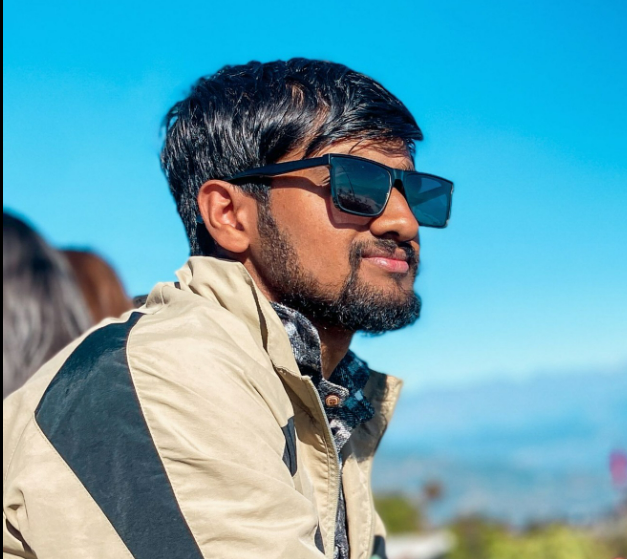
#> input picture Lab01/bg.png, 627 x 559 px
$ jupyter execute task.ipynb
#> lines starting #> are read from the running program, lines starting #| are printed output that depends on the picture
[cell 1]
import cv2
import numpy as np
from matplotlib import pyplot as plt
img = cv2.imread('bg.png',0)
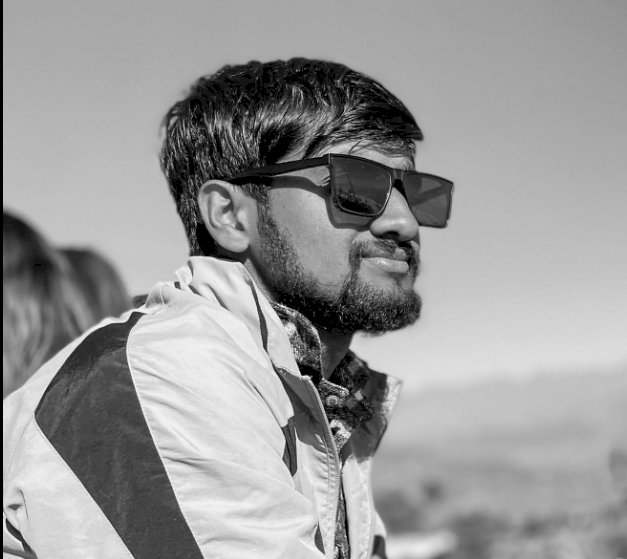
#> img: shape (559, 627); min 0, max 242, mean 153.5
plt.subplot(121),plt.imshow(img)
plt.title('Original Image'), plt.xticks([]), plt.yticks([])
plt.subplot(122),plt.imshow(img,cmap = 'gray')
plt.title('Gray Image'), plt.xticks([]), plt.yticks([])
plt.show()
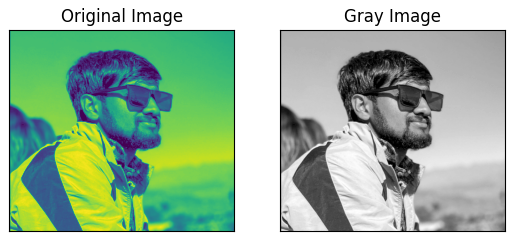
#> figure drawn by matplotlib, 2 panels

[cell 2]
import cv2
from matplotlib import pyplot as plt
from numpy import asarray

image = cv2.imread("bg.png")
#> image is the input picture: shape (559, 627, 3); mean B, G, R 175.4, 161.1, 102.2

plt.imshow(image)
plt.show()

data = asarray(image)
print(data)
#> (printed output is left out)

[cell 3]
import imutils
from matplotlib import pyplot as plt

plt.imshow(cv2.cvtColor(image, cv2.COLOR_BGR2RGB))
plt.title('Original Image')
plt.show()

R1 = imutils.rotate(image, 90)
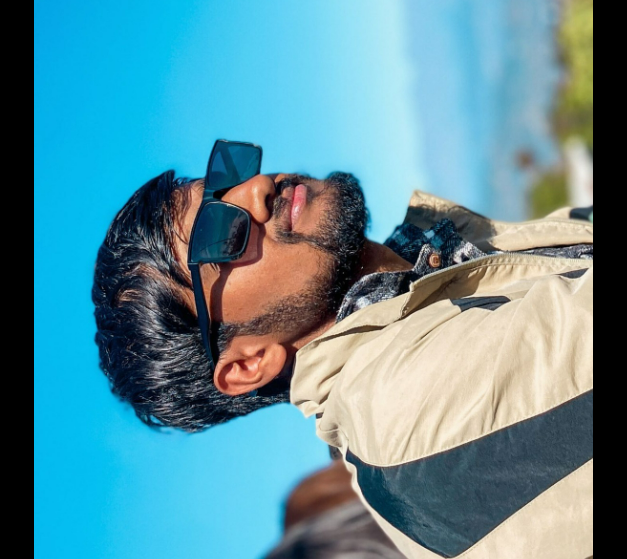
#> R1: shape (559, 627, 3); mean B, G, R 154.6, 142.6, 91.9
plt.imshow(cv2.cvtColor(R1, cv2.COLOR_BGR2RGB))
plt.title('Rotated Image (90 degrees)')
plt.show()

[cell 4]
from matplotlib import pyplot as plt

plt.imshow(cv2.cvtColor(image, cv2.COLOR_BGR2RGB))
plt.title('Original Image')
plt.show()

R, G, B = cv2.split(image)
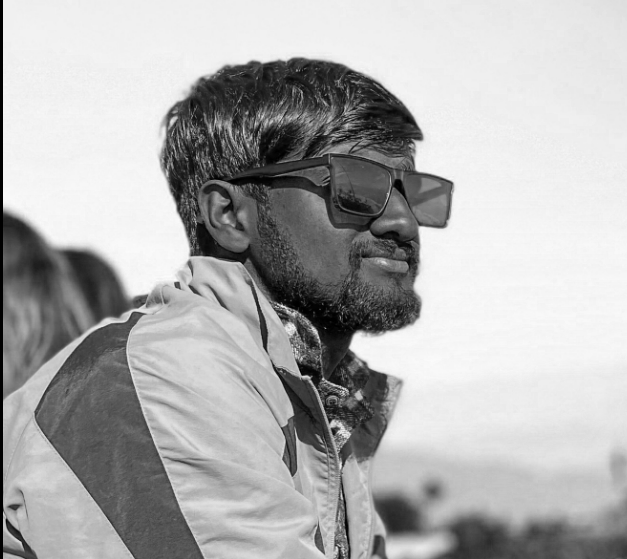
#> R: shape (559, 627); min 0, max 251, mean 175.4
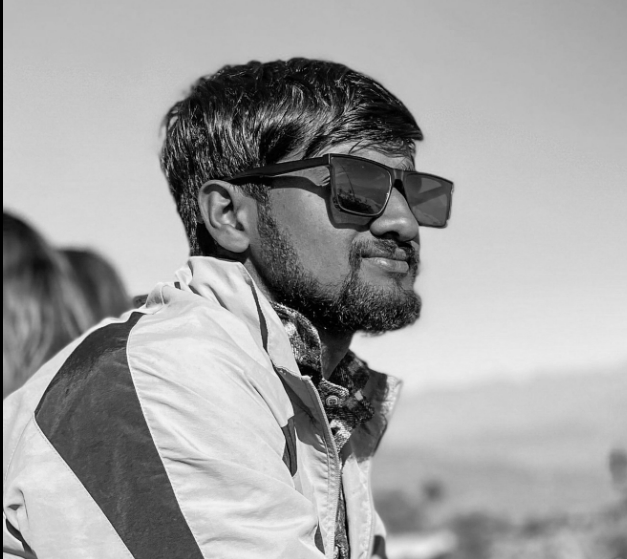
#> G: shape (559, 627); min 0, max 243, mean 161.1
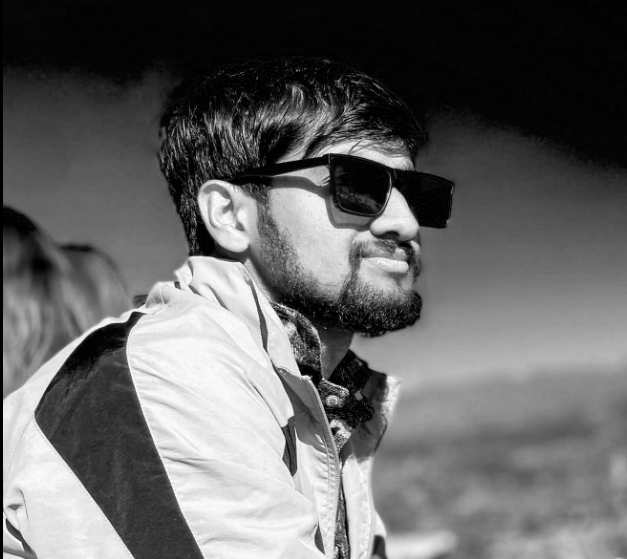
#> B: shape (559, 627); min 0, max 255, mean 102.2
C = 255 - R
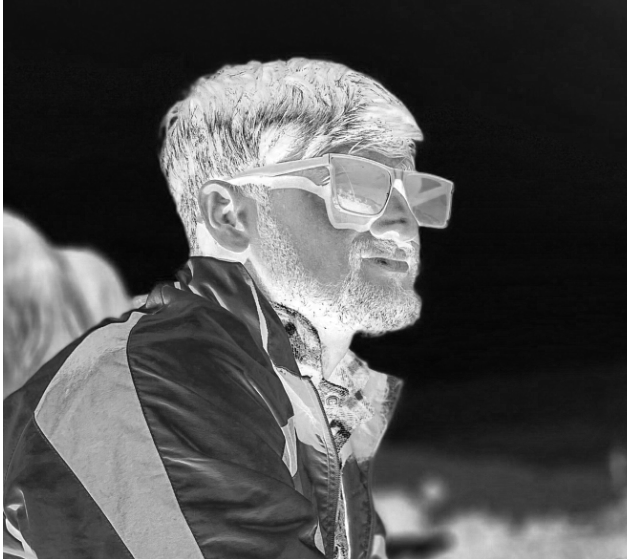
#> C: shape (559, 627); min 4, max 255, mean 79.6
M = 255 - G
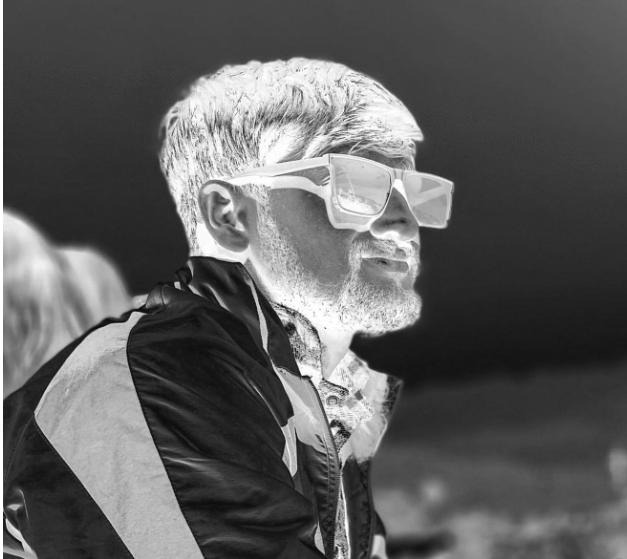
#> M: shape (559, 627); min 12, max 255, mean 93.9
Y = 255 - B
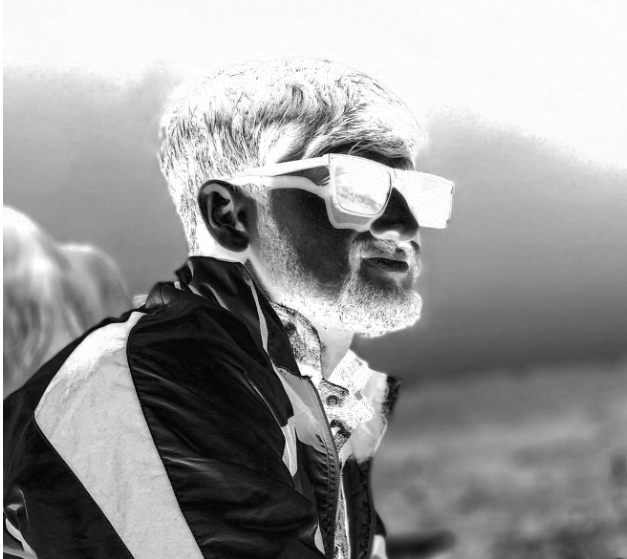
#> Y: shape (559, 627); min 0, max 255, mean 152.8

fig, axes = plt.subplots(2, 3, figsize=(12, 8))
axes[0, 0].imshow(R, cmap='gray')
axes[0, 0].set_title("RED COMPO")
axes[0, 1].imshow(G, cmap='gray')
axes[0, 1].set_title("Green COMPO")
axes[0, 2].imshow(B, cmap='gray')
axes[0, 2].set_title("Blue COMPO")
axes[1, 0].imshow(C, cmap='gray')
axes[1, 0].set_title("Cyan COMPO")
axes[1, 1].imshow(M, cmap='gray')
axes[1, 1].set_title("Magenta COMPO")
axes[1, 2].imshow(Y, cmap='gray')
axes[1, 2].set_title("Yellow COMPO")
plt.tight_layout()
plt.show()
